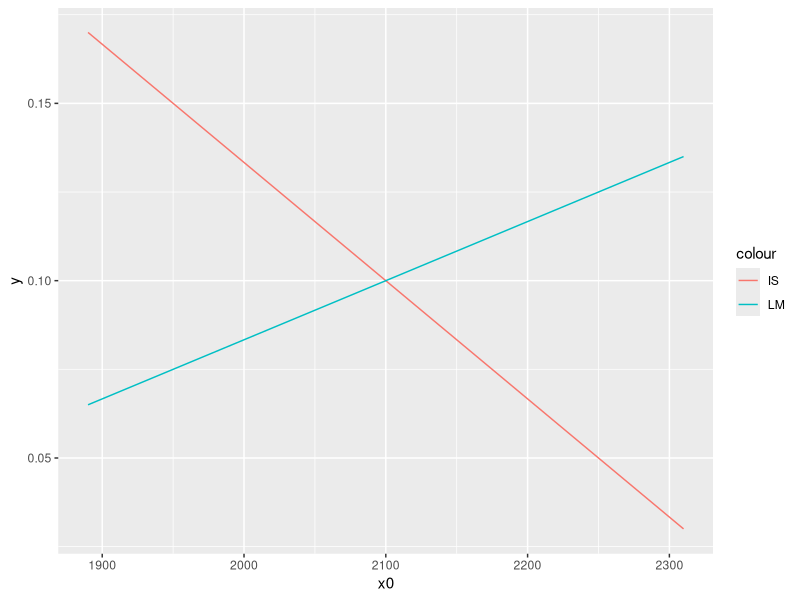
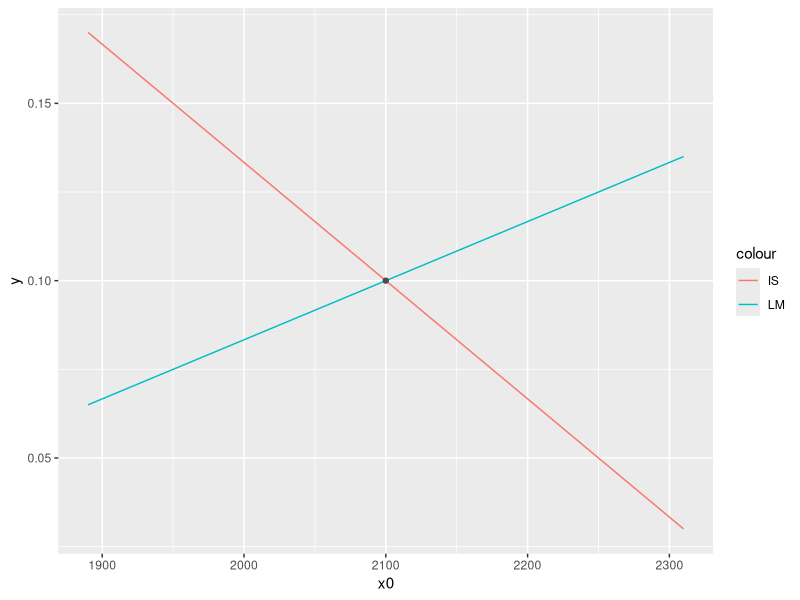
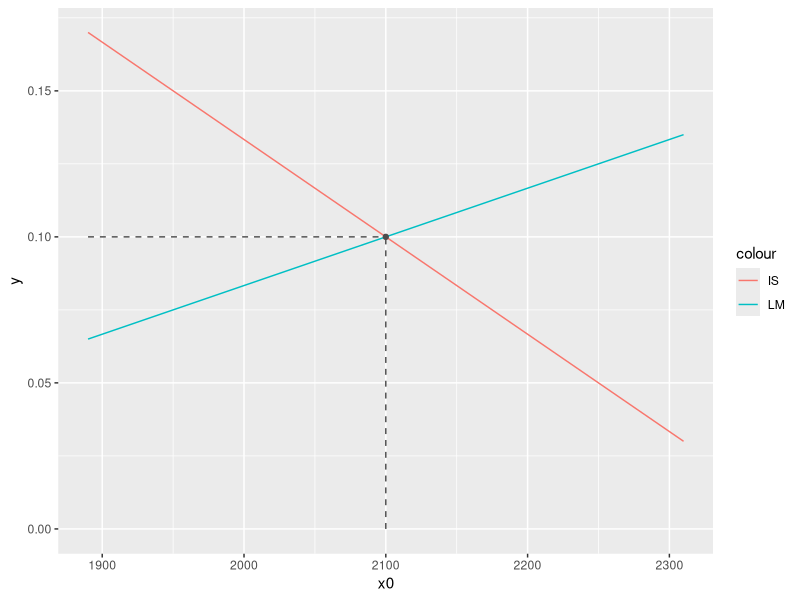
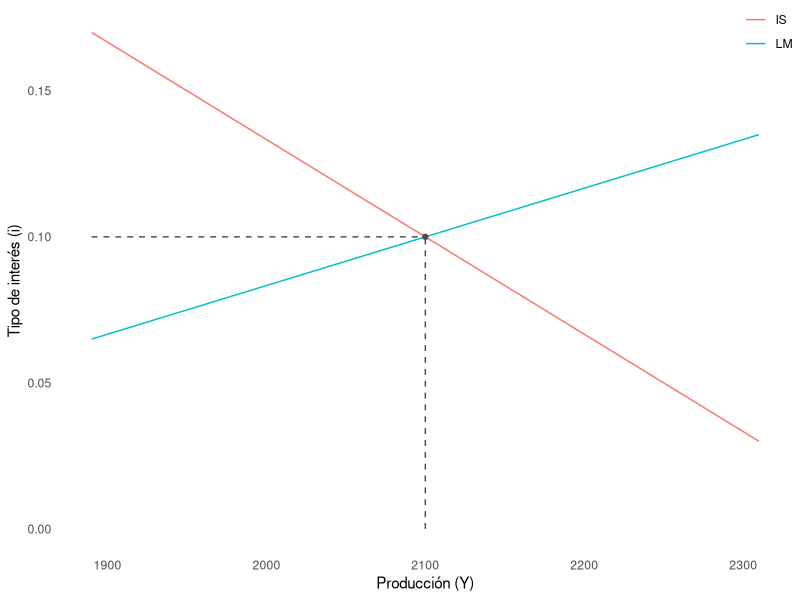
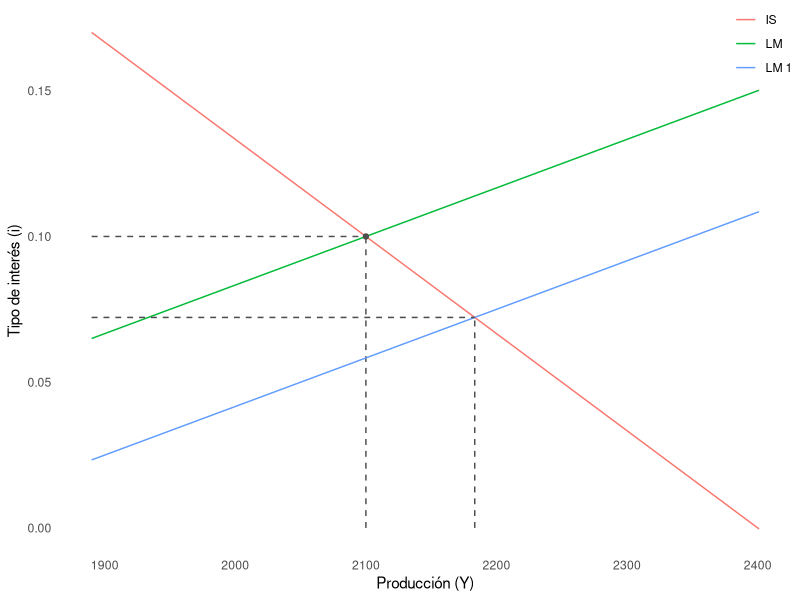
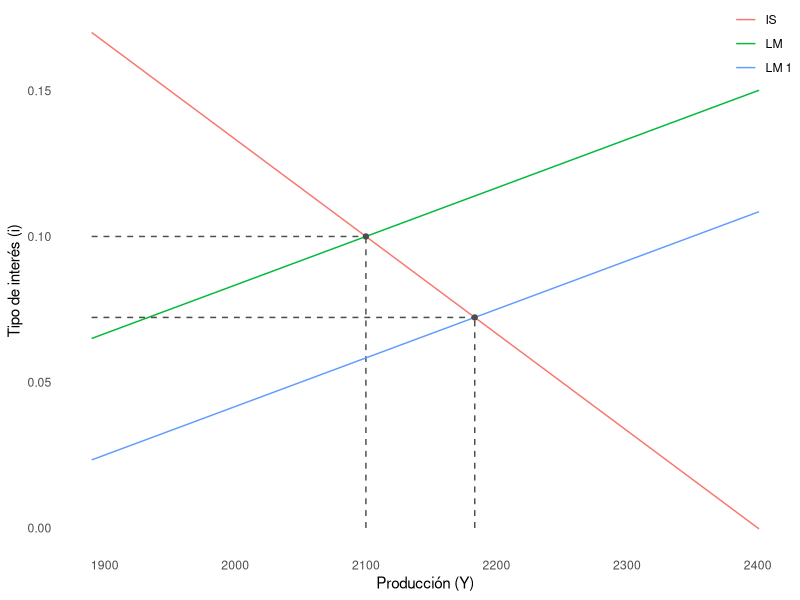

Here is the R script that generated these plots, in order: (Note: this script raises an error after producing the figures.)
# Cargar librería necesarias
library(tidyverse)
library(readxl)

# Parameters
c0 <- 400
c1 <- 0.25
I0 <- 300
d1 <- 0.25
d2 <- 1500
G <- 600
TT <- 400
M_P <- 3000
f1 <- 2
f2 <- 12000


# IS ----
A <- c0 - c1*TT + I0 + G
# i <- A/d2 - (1-c1-d1)/d2 * y

is_f <- function(y) A/d2 - (1-c1-d1)/d2 * y

# LM ----
lm_f <- function(y) 1/f2*(f1*y-M_P)


x <- 0:100000

# Equilibrium production
y <- uniroot(function(x) is_f(x) - lm_f(x), range(x))$root

# Equilibrium interest rate
i <- lm_f(y)

# Gráfico de situación inicial
x0 <- (y*0.9):(y*1.1)

chart <- ggplot() +
  stat_function(data = data.frame(x0), aes(x0, color = "IS"), fun = is_f) +
  stat_function(data = data.frame(x0), aes(x0, color = "LM"), fun = lm_f)
chart

chart <- chart + annotate("point", x = y, y = i, color = "grey30")
chart

chart <- chart + 
  annotate("segment", x = y, xend = y, y = 0, yend = i,
           linetype = "dashed", color = "grey30") +
  annotate("segment", x = min(x0), xend = y, y = i, yend = i,
           linetype = "dashed", color = "grey30")
chart

chart <- chart + 
  # scale_x_continuous(expand = c(0, 0), 
  #                    breaks = y, labels = "p*") +
  # scale_y_continuous(expand = c(0, 0), 
  #                    breaks = i, labels = "i*") +
  theme_minimal() +
  theme(panel.grid = element_blank(),
        legend.position = c(1, 1), 
        legend.justification = c(1, 1),
        legend.spacing = unit(0, "cm"), 
        legend.margin = margin(0, 0, 0, 0, "cm")) +
  labs(x = "Producción (Y)", y = "Tipo de interés (i)", 
       color = NULL, fill = NULL)
chart

# Gráfico situación final
M_P_1 <- 3500

# IS ----
A <- c0 - c1*TT + I0 + G
# i <- A/d2 - (1-c1-d1)/d2 * y

is_f <- function(y) A/d2 - (1-c1-d1)/d2 * y

# LM ----
lm_f_1 <- function(y) 1/f2*(f1*y-M_P_1)

x <- 0:100000

# Equilibrium production
y <- uniroot(function(x) is_f(x) - lm_f_1(x), range(x))$root

# Equilibrium interest rate
i <- lm_f_1(y)

# Gráfico de situación final
x1 <- (y*0.9):(y*1.1)

chart <- chart +
  stat_function(data = data.frame(x1), aes(x1, color = "LM 1"), fun = lm_f_1)

chart <- chart + 
  annotate("segment", x = y, xend = y, y = 0, yend = i,
           linetype = "dashed", color = "grey30") +
  annotate("segment", x = min(x0), xend = y, y = i, yend = i,
           linetype = "dashed", color = "grey30")


chart

chart <- chart + annotate("point", x = y, y = i, color = "grey30")
chart





# IS-LM en economía abierta sin movilidad de capitales ----

# Parámetros
parametros <- read_excel("parametros.xlsx")
parametros_inicial <- filter(parametros, Escenario == "inicial")
parametros_final <- filter(parametros, Escenario == "final")

df.cambios <- diff(as.matrix(parametros[,-1]))
cambios <- colnames(df.cambios)[which(df.cambios > 0)]

var_cambios <- 0

if(is_empty(cambios)) {
  
  # situación inicial
  var_cambios <- 0
  
} else {
  
  
  
  
  
}


rango_produccion <- 0:25000

# Funciones
is_f <- function(produccion, c, t, m, b, C0, I0, G0, XN0, v, R) { 1/b * ( (C0+I0+G0+XN0+v*R) - (1-c*(1-t)-m)*produccion ) }
lm_f <- function(produccion, f1, f2, mp) { 1/f2 * (f1*produccion-mp) }

df <- data.frame(produccion = rango_produccion,
                 is_0 = is_f(produccion = rango_produccion,
                                             c = parametros_inicial$c, t = parametros_inicial$t, m = parametros_inicial$m, b = parametros_inicial$b,
                                             C0 = parametros_inicial$C0, I0 = parametros_inicial$I0, G0 = parametros_inicial$G0, XN0 = parametros_inicial$XN0,
                                             v = parametros_inicial$v, R = parametros_inicial$R),
                 lm_0 = lm_f(produccion = rango_produccion, f1 = parametros_inicial$f1, f2 = parametros_inicial$f2, mp = parametros_inicial$mp))

# Indicar si hay una nueva IS
if(any(c("c", "t", "m", "b", "C0", "I0", "G0", "XN0", "v", "R") %in% cambios)) {
  
  df <- df %>%
    mutate(is_1 = is_f(produccion = rango_produccion,
                       c = parametros_final$c, t = parametros_final$t, m = parametros_final$m, b = parametros_final$b,
                       C0 = parametros_final$C0, I0 = parametros_final$I0, G0 = parametros_final$G0, XN0 = parametros_final$XN0,
                       v = parametros_final$v, R = parametros_final$R))
  
  is_1_f <- approxfun(df$produccion, df$is_1, rule = 2)
  
  var_cambios <- var_cambios + 1
  cambio_funcion <- "IS"
  
}
# Indicar si hay una nueva LM
if(any(c("f1", "f2", "mp") %in% cambios)) {
  
  df <- df %>%
    mutate(lm_1 = lm_f(produccion = rango_produccion, f1 = parametros_final$f1, f2 = parametros_final$f2, mp = parametros_final$mp))
  
  lm_1_f <- approxfun(df$produccion, df$lm_1, rule = 2)
  
  var_cambios <- var_cambios + 1
  if(var_cambios == 1) {cambio_funcion <- "LM"}
  if(var_cambios == 2) {cambio_funcion <- "IS_LM"}
  
}

is_0_f <- approxfun(df$produccion, df$is_0, rule = 2)
lm_0_f <- approxfun(df$produccion, df$lm_0, rule = 2)

# Puntos de equilibrio
# Equilibrio inicial
y0 <- uniroot(function(x) is_0_f(x) - lm_0_f(x), range(df$produccion))$root
i0 <- lm_0_f(y0)
df.equilibrio <- data.frame(y = y0, i = i0)
# Equilibrio final
if(var_cambios != 0) {
  if(cambio_funcion == "IS") {
    y1 <- uniroot(function(x) is_1_f(x) - lm_0_f(x), range(df$produccion))$root
    i1 <- lm_0_f(y1)
    df.equilibrio <- bind_rows(df.equilibrio, data.frame(y = y1, i = i1))
    }
  if(cambio_funcion == "LM") {
    y1 <- uniroot(function(x) is_0_f(x) - lm_1_f(x), range(df$produccion))$root
    i1 <- lm_1_f(y1)
    df.equilibrio <- bind_rows(df.equilibrio, data.frame(y = y1, i = i1))
    }
  if(cambio_funcion == "IS_LM") {
    y1 <- uniroot(function(x) is_1_f(x) - lm_1_f(x), range(df$produccion))$root
    i1 <- lm_1_f(y1)
    df.equilibrio <- bind_rows(df.equilibrio, data.frame(y = y1, i = i1))
    }
}



# Gráfico de situación final
rango_produccion_grafico <- (y1*0.5):(y1*1.5)

df <- df %>%
  filter(produccion < y1*1.2, produccion > y1*0.8) %>%
  pivot_longer(cols = !produccion, names_to = "funcion", values_to = "tipo_interes") %>%
  mutate(situacion = ifelse(grepl("0", funcion), "Inicial", "Final"),
         funcion = str_replace(funcion, c("is_", "lm_"), c("IS ", "LM ")))

ggplot(data = df, aes(x = produccion, y = tipo_interes, color = funcion)) +
  geom_path(size = 1, aes(linetype = situacion)) +
  scale_color_manual(values = c("#FF4036", "#FF4036", "#0073D9", "#0073D9")) +
  # geom_segment(aes(x = y0, y = min(tipo_interes), xend = y0, yend = i0), lty = "dotted") +
  # geom_segment(aes(x = min(produccion), y = i0, xend = y0, yend = i0), lty = "dotted") +
  # geom_segment(aes(x = y1, y = min(tipo_interes), xend = y1, yend = i1), lty = "dotted") +
  # geom_segment(aes(x = min(produccion), y = i1, xend = y1, yend = i1), lty = "dotted") +
  geom_point(data = df.equilibrio, aes(x = y, y = i), size = 2, color = "black") +
  # geom_point(aes(x = y1, y = i1), size = 2, color = "black") +
  labs(x = "Producción (Y)",
       y = "Tipo de interés (i)",
       title = "IS-LM en economía abierta sin movilidad de capitales") +
  theme_classic() +
  theme(legend.position = "bottom",
        legend.title = element_blank()) +
  guides(linetype = FALSE)


















y0 <- uniroot(function(x) is_0_f(x) - lm_0_f(x), range(df$produccion))$root
y1 <- uniroot(function(x) is_1_f(x) - lm_0_f(x), range(df$produccion))$root

# Tipo de interés de equilibrio
i0 <- lm_0_f(y0)
i1 <- lm_0_f(y1)

# Gráfico de situación final
rango_produccion_grafico <- (y1*0.5):(y1*1.5)

df <- df %>%
  filter(produccion < y1*1.2, produccion > y1*0.8)

ggplot() +
  geom_path(data = df, color = "#FF4036", size = 1, aes(x = produccion, y = is_0), linetype = "dashed") +
  geom_path(data = df, color = "#FF4036", size = 1, aes(x = produccion, y = is_1)) +
  geom_path(data = df, color = "#0073D9", size = 1, aes(x = produccion, y = lm_0)) +
  geom_segment(aes(x = y0, y = min(df$is_0, df$is_1, df$lm_0), xend = y0, yend = i0), lty = "dotted") +
  geom_segment(aes(x = min(df$produccion), y = i0, xend = y0, yend = i0), lty = "dotted") +
  geom_segment(aes(x = y1, y = min(df$is_0, df$is_1, df$lm_0), xend = y1, yend = i1), lty = "dotted") +
  geom_segment(aes(x = min(df$produccion), y = i1, xend = y1, yend = i1), lty = "dotted") +
  geom_point(aes(x = y0, y = i0), size = 2) +
  geom_point(aes(x = y1, y = i1), size = 2) +
  scale_x_continuous(expand = c(0, 0), breaks = c(y0, y1),
                     labels = round(c(y0, y1), 0)) +
  scale_y_continuous(expand = c(0, 0), breaks = c(i0, i1),
                     labels = round(c(i0, i1), 2)) +
  labs(x = "Producción (Y)",
       y = "Tipo de interés (i)",
       title = "IS-LM en economía abierta sin movilidad de capitales") +
  theme_classic()


ggplot(data = df) +
  geom_path(data = df, size = 1, aes(x = produccion, y = is_0, color = "IS 0"), linetype = "dashed") +
  geom_path(data = df, size = 1, aes(x = produccion, y = is_1, color = "IS 1")) +
  geom_path(data = df, size = 1, aes(x = produccion, y = lm_0, color = "LM 0")) +
  scale_color_manual(values = c("#FF4036", "#FF4036", "#0073D9")) +
  geom_segment(aes(x = y0, y = min(df$is_0, df$is_1, df$lm_0), xend = y0, yend = i0), lty = "dotted") +
  geom_segment(aes(x = min(df$produccion), y = i0, xend = y0, yend = i0), lty = "dotted") +
  geom_segment(aes(x = y1, y = min(df$is_0, df$is_1, df$lm_0), xend = y1, yend = i1), lty = "dotted") +
  geom_segment(aes(x = min(df$produccion), y = i1, xend = y1, yend = i1), lty = "dotted") +
  geom_point(aes(x = y0, y = i0), size = 2) +
  geom_point(aes(x = y1, y = i1), size = 2) +
  labs(x = "Producción (Y)",
       y = "Tipo de interés (i)",
       title = "IS-LM en economía abierta sin movilidad de capitales") +
  theme_classic() +
  theme(legend.position = "bottom",
        legend.title = element_blank())

















